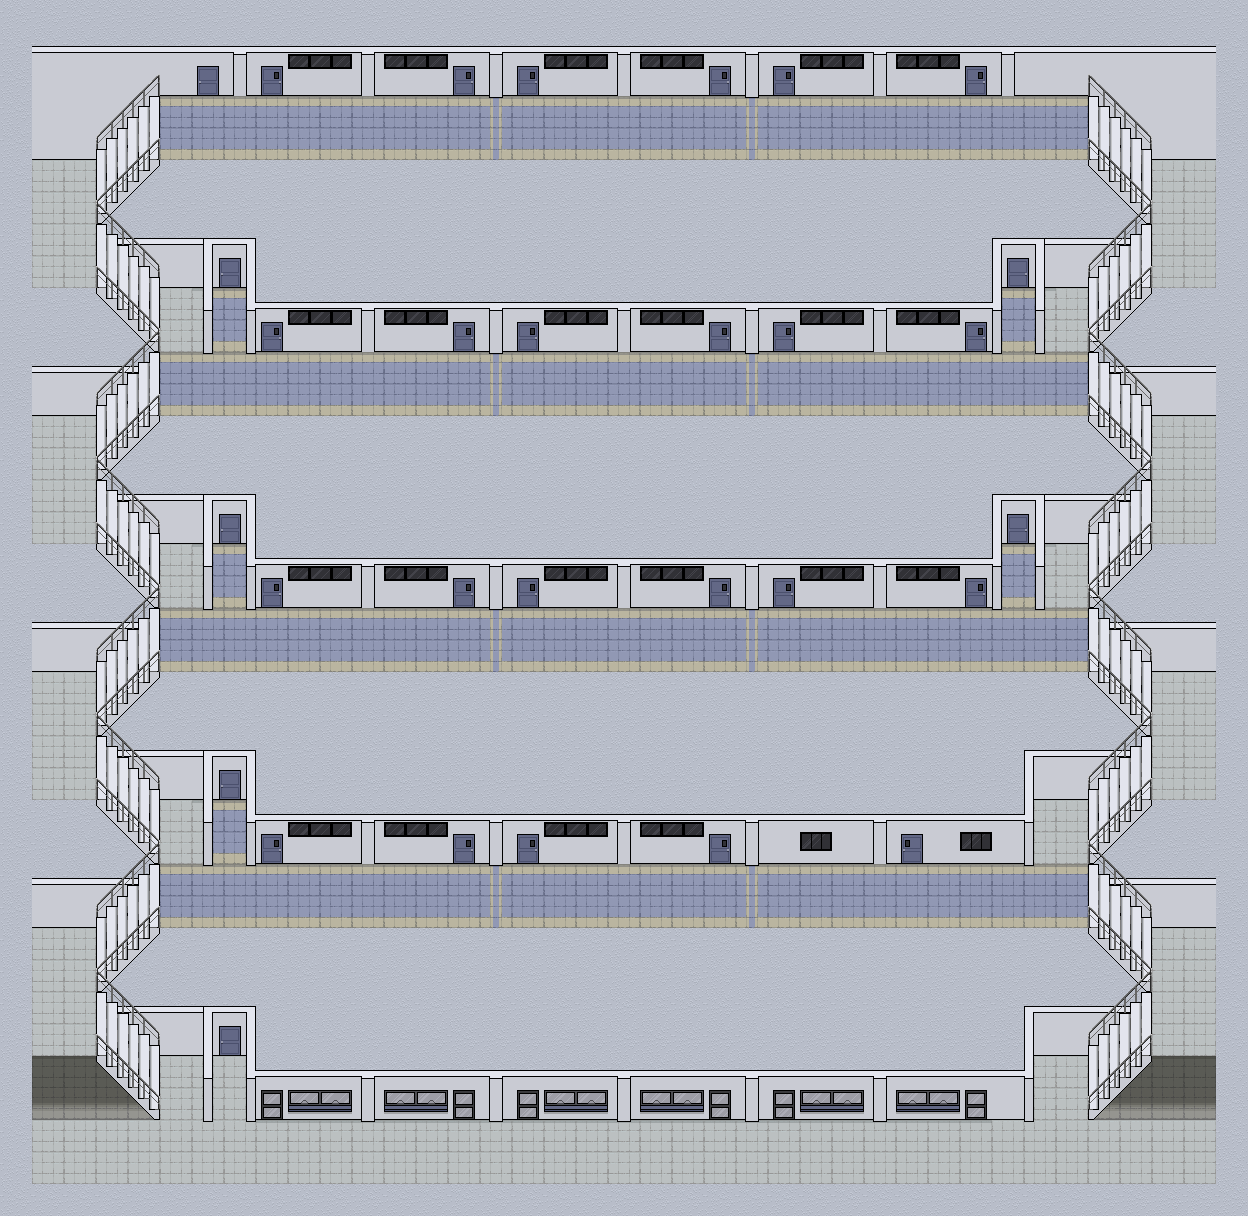

Below is a game level as drawn by its tile map, then a one-line description and the .tmx that defines it (tile-layer data replaced by summaries):
An orthogonal 39x38 tile map with 32x32 px tiles, 13 tile layers (BACK, 5th floor, 4th floor, 4th flr paloob, ...), 3 tilesets and 328 objects (10x 1, 10x 8, 5x 16, 5x 5, 5x 12, ...).

<map version="1.10" tiledversion="1.11.2" orientation="orthogonal" renderorder="right-down" width="39" height="38" tilewidth="32" tileheight="32" infinite="0" nextlayerid="44" nextobjectid="448">
 <tileset firstgid="1" source="map.tsx" />
 <tileset firstgid="129" source="hallway.tsx" />
 <tileset firstgid="285" source="test.tsx" />
 <group id="3" name="CECS">
  <layer id="40" name="BACK" width="39" height="38">
   <data>[1482 cells, 1482 non-empty, 1 distinct tile ids]</data>
  </layer>
  <layer id="8" name="5th floor" width="39" height="38">
   <data>[1482 cells, 148 non-empty, 18 distinct tile ids]</data>
  </layer>
  <layer id="9" name="4th floor" width="39" height="38">
   <data>[1482 cells, 148 non-empty, 17 distinct tile ids]</data>
  </layer>
  <layer id="37" name="4th flr paloob" width="39" height="38">
   <data>[1482 cells, 20 non-empty, 10 distinct tile ids]</data>
  </layer>
  <layer id="7" name="3rd Floor" width="39" height="38">
   <data>[1482 cells, 148 non-empty, 17 distinct tile ids]</data>
  </layer>
  <layer id="36" name="3rd flr paloob" width="39" height="38">
   <data>[1482 cells, 20 non-empty, 10 distinct tile ids]</data>
  </layer>
  <layer id="1" name="2nd floor" width="39" height="38">
   <data>[1482 cells, 144 non-empty, 20 distinct tile ids]</data>
  </layer>
  <layer id="35" name="2nd flr paloob" width="39" height="38">
   <data>[1482 cells, 17 non-empty, 14 distinct tile ids]</data>
  </layer>
  <layer id="2" name="1st floor" width="39" height="38">
   <data>[1482 cells, 160 non-empty, 16 distinct tile ids]</data>
  </layer>
  <layer id="34" name="1st flr paloob" width="39" height="38">
   <data>[1482 cells, 17 non-empty, 14 distinct tile ids]</data>
  </layer>
  <layer id="28" name="stairs" width="39" height="38">
   <data>[1482 cells, 192 non-empty, 9 distinct tile ids]</data>
  </layer>
  <layer id="31" name="stair rail upper" width="39" height="38">
   <data>[1482 cells, 64 non-empty, 4 distinct tile ids]</data>
  </layer>
  <layer id="30" name="stair rail lower" width="39" height="38">
   <data>[1482 cells, 64 non-empty, 4 distinct tile ids]</data>
  </layer>
  <group id="23" name="Popups">
   <objectgroup id="16" name="5th">
    <object id="61" name="1" gid="285" x="256" y="104" width="32" height="32" />
    <object id="80" name="8" gid="285" x="512" y="104" width="32" height="32" />
    <object id="88" name="16" gid="285" x="768" y="104" width="32" height="32" />
    <object id="71" name="5" gid="285" x="384" y="104" width="32" height="32" />
    <object id="84" name="12" gid="285" x="640" y="104" width="32" height="32" />
    <object id="92" name="20" gid="285" x="896" y="104" width="32" height="32" />
    <object id="63" name="2" gid="285" x="288" y="104" width="32" height="32" />
    <object id="81" name="9" gid="285" x="544" y="104" width="32" height="32" />
    <object id="89" name="17" gid="285" x="800" y="104" width="32" height="32" />
    <object id="70" name="6" gid="285" x="416" y="104" width="32" height="32" />
    <object id="85" name="13" gid="285" x="672" y="104" width="32" height="32" />
    <object id="93" name="21" gid="285" x="928" y="104" width="32" height="32" />
    <object id="64" name="3" gid="285" x="320" y="104" width="32" height="32" />
    <object id="82" name="10" gid="285" x="576" y="104" width="32" height="32" />
    <object id="90" name="18" gid="285" x="832" y="104" width="32" height="32" />
    <object id="69" name="7" gid="285" x="448" y="104" width="32" height="32" />
    <object id="86" name="14" gid="285" x="704" y="104" width="32" height="32" />
    <object id="94" name="22" gid="285" x="960" y="104" width="32" height="32" />
    <object id="67" name="4" gid="285" x="352" y="106" width="32" height="32" />
    <object id="83" name="11" gid="285" x="608" y="106" width="32" height="32" />
    <object id="91" name="19" gid="285" x="864" y="106" width="32" height="32" />
    <object id="68" name="8" gid="285" x="480" y="105" width="32" height="32" />
    <object id="87" name="15" gid="285" x="736" y="106" width="32" height="32" />
   </objectgroup>
   <objectgroup id="27" name="4th">
    <object id="188" name="1" gid="285" x="256" y="360" width="32" height="32" />
    <object id="189" name="8" gid="285" x="512" y="360" width="32" height="32" />
    <object id="190" name="16" gid="285" x="768" y="360" width="32" height="32" />
    <object id="191" name="5" gid="285" x="384" y="360" width="32" height="32" />
    <object id="192" name="12" gid="285" x="640" y="360" width="32" height="32" />
    <object id="193" name="20" gid="285" x="896" y="360" width="32" height="32" />
    <object id="194" name="2" gid="285" x="288" y="360" width="32" height="32" />
    <object id="195" name="9" gid="285" x="544" y="360" width="32" height="32" />
    <object id="196" name="17" gid="285" x="800" y="360" width="32" height="32" />
    <object id="197" name="6" gid="285" x="416" y="360" width="32" height="32" />
    <object id="198" name="13" gid="285" x="672" y="360" width="32" height="32" />
    <object id="199" name="21" gid="285" x="928" y="360" width="32" height="32" />
    <object id="200" name="3" gid="285" x="320" y="360" width="32" height="32" />
    <object id="201" name="10" gid="285" x="576" y="360" width="32" height="32" />
    <object id="202" name="18" gid="285" x="832" y="360" width="32" height="32" />
    <object id="203" name="7" gid="285" x="448" y="360" width="32" height="32" />
    <object id="204" name="14" gid="285" x="704" y="360" width="32" height="32" />
    <object id="205" name="22" gid="285" x="960" y="360" width="32" height="32" />
    <object id="206" name="4" gid="285" x="352" y="362" width="32" height="32" />
    <object id="207" name="11" gid="285" x="608" y="362" width="32" height="32" />
    <object id="208" name="19" gid="285" x="864" y="362" width="32" height="32" />
    <object id="209" name="8" gid="285" x="480" y="361" width="32" height="32" />
    <object id="210" name="15" gid="285" x="736" y="362" width="32" height="32" />
   </objectgroup>
   <objectgroup id="25" name="3rd">
    <object id="142" name="1" gid="285" x="256" y="616" width="32" height="32" />
    <object id="143" name="8" gid="285" x="512" y="616" width="32" height="32" />
    <object id="144" name="16" gid="285" x="768" y="616" width="32" height="32" />
    <object id="145" name="5" gid="285" x="384" y="616" width="32" height="32" />
    <object id="146" name="12" gid="285" x="640" y="616" width="32" height="32" />
    <object id="147" name="20" gid="285" x="896" y="616" width="32" height="32" />
    <object id="148" name="2" gid="285" x="288" y="616" width="32" height="32" />
    <object id="149" name="9" gid="285" x="544" y="616" width="32" height="32" />
    <object id="150" name="17" gid="285" x="800" y="616" width="32" height="32" />
    <object id="151" name="6" gid="285" x="416" y="616" width="32" height="32" />
    <object id="152" name="13" gid="285" x="672" y="616" width="32" height="32" />
    </objectgroup>
   <objectgroup id="26" name="2nd">
    <!-- 259 objects omitted --></objectgroup>
   <objectgroup id="24" name="1st">
    <!-- 236 objects omitted --></objectgroup>
  </group>
  <group id="10" name="RoomPortals">
   <objectgroup id="12" name="1st">
    <!-- 213 objects omitted --></objectgroup>
   <objectgroup id="13" name="2nd">
    <!-- 206 objects omitted --></objectgroup>
   <objectgroup id="20" name="3rd">
    <!-- 200 objects omitted --></objectgroup>
   <objectgroup id="21" name="4th">
    <!-- 192 objects omitted --></objectgroup>
   <objectgroup id="22" name="5th">
    <!-- 184 objects omitted --></objectgroup>
  </group>
 </group>
 <objectgroup id="19" name="Collisions">
  <!-- 177 objects omitted --></objectgroup>
 <objectgroup id="42" name="in">
  <!-- 2 objects omitted --></objectgroup>
 <objectgroup id="43" name="out">
  <!-- 1 objects omitted --></objectgroup>
</map>
<!-- 271 of 328 objects omitted -->
